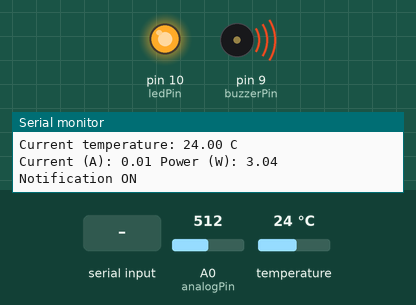
Recording of a sketch running on a simulated Arduino Uno, built with avr-gcc and run on an emulated ATmega328P. Shown: output pins drawn as LEDs (lit = HIGH), buzzer (waves = sounding, pin HIGH), the last lines printed to the serial monitor. The inputs (shaded band) are chosen by the test bench; at power-on: temperature 24 °C, A0 (analogPin) = 512.

Above: at 2.3 s.
2.4 s: temperature set to 12 °C
At 3.5 s:
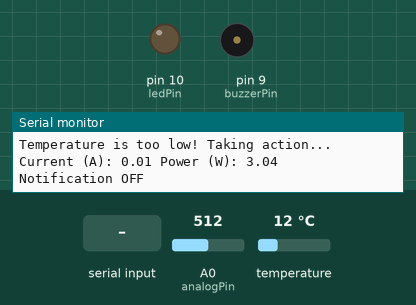
6.1 s: "L" received over the second serial link
9.5 s: "l" received over the second serial link
12.8 s: temperature set to 28 °C
16.1 s: "T" received over the second serial link
Timing chart, 0 to 20.4 s (numbered marks = the images above; inputs shaded):
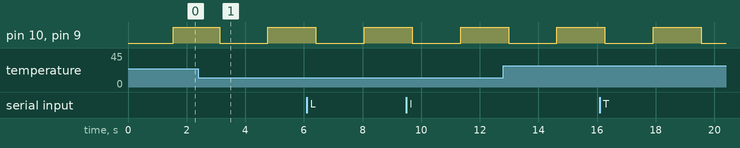

The sketch:

main.ino
```cpp
#include "lighting.h"
#include "temperature.h"
#include "energy_monitoring.h"
#include "notifications.h"
#include "water_control.h"
#include "motion_detection.h"
#include "remote_control.h"

void setup() {
    Serial.begin(9600);
    initLighting();
    initTemperature();
    initEnergyMonitoring();
    initNotifications();
    initWaterControl();
    initMotionDetection();
    initRemoteControl();
}

void loop() {
    handleLighting();
    handleTemperature();
    handleEnergyMonitoring();
    handleNotifications();
    handleWaterControl();
    handleMotionDetection();
    handleRemoteControl();
}
```

1.cpp
```cpp

```

energy_monitoring.cpp
```cpp
#include "energy_monitoring.h"
#include <Arduino.h>

// Настройки для датчика тока
const int analogPin = A0; // Пин, к которому подключен выход датчика тока
const float voltageRef = 5.0; // Напряжение питания Arduino (вольт)
const float adcMax = 1023.0; // Максимальное значение ADC
const float currentOffset = 2.5; // Смещение по напряжению (2.5V при отсутствии тока)
const float sensitivity = 0.185; // Чувствительность датчика ACS712 (в Вольтах на ампер)

// Переменные для хранения показаний
float currentAmps = 0.0;
float powerWatts = 0.0;

void initEnergyMonitoring() {
    pinMode(analogPin, INPUT);
    Serial.begin(9600); // Инициализация последовательного порта для вывода данных
}

void handleEnergyMonitoring() {
    int sensorValue = analogRead(analogPin); // Чтение значения с датчика тока
    float voltage = sensorValue * (voltageRef / adcMax); // Преобразование значения в напряжение
    float current = (voltage - currentOffset) / sensitivity; // Вычисление тока в амперах

    currentAmps = current; // Сохранение показания тока
    powerWatts = currentAmps * 230; // Вычисление потребляемой мощности (например, при напряжении 230V)

    // Вывод данных на последовательный порт
    Serial.print("Current (A): ");
    Serial.print(currentAmps);
    Serial.print(" Power (W): ");
    Serial.println(powerWatts);
}
```

energy_monitoring.h
```cpp
// energy_monitoring.h
#ifndef ENERGY_MONITORING_H
#define ENERGY_MONITORING_H

void initEnergyMonitoring();
void handleEnergyMonitoring();

#endif
```

lighting.h
```cpp
// lighting.h
#ifndef LIGHTING_H
#define LIGHTING_H

void initLighting();
void handleLighting();

#endif
```

motion_detection.cpp
```cpp
#include "motion_detection.h"
#include <Arduino.h>

// Настройки для датчика движения
const int motionPin = 2; // Пин, к которому подключен выход датчика движения
bool motionDetected = false; // Флаг для хранения состояния обнаружения движения

void initMotionDetection() {
    pinMode(motionPin, INPUT); // Установка пина для датчика движения в режим входа
    Serial.begin(9600); // Инициализация последовательного порта для вывода данных
}

void handleMotionDetection() {
    // Чтение состояния датчика движения
    int sensorValue = digitalRead(motionPin);

    if (sensorValue == HIGH) { // Движение обнаружено
        if (!motionDetected) {
            motionDetected = true;
            Serial.println("Motion detected!");
            // Вы можете добавить сюда код для выполнения действий при обнаружении движения
            // Например, включение освещения или отправка уведомления
        }
    } else { // Движение не обнаружено
        if (motionDetected) {
            motionDetected = false;
            Serial.println("No motion detected.");
            // Вы можете добавить сюда код для выполнения действий при отсутствии движения
            // Например, выключение освещения или запись события
        }
    }
}
```

motion_detection.h
```cpp
// motion_detection.h
#ifndef MOTION_DETECTION_H
#define MOTION_DETECTION_H

void initMotionDetection();
void handleMotionDetection();

#endif
```

notifications.cpp
```cpp
#include "notifications.h"
#include <Arduino.h>

// Настройки для системы уведомлений
const int buzzerPin = 9; // Пин для подключения буззера
const int ledPin = 10;   // Пин для подключения светодиода
const unsigned long beepDuration = 1000; // Длительность звукового сигнала в миллисекундах

// Переменные для управления уведомлениями
unsigned long lastBeepTime = 0; // Время последнего звукового сигнала
bool notificationState = false; // Состояние уведомления

void initNotifications() {
    pinMode(buzzerPin, OUTPUT); // Установка пина буззера в режим выхода
    pinMode(ledPin, OUTPUT);    // Установка пина светодиода в режим выхода
    digitalWrite(buzzerPin, LOW); // Начальное состояние: выключено
    digitalWrite(ledPin, LOW);    // Начальное состояние: выключено
    Serial.begin(9600);          // Инициализация последовательного порта для вывода данных
}

void handleNotifications() {
    // Пример логики для управления уведомлениями
    // В данном примере уведомление активируется каждые 10 секунд

    unsigned long currentTime = millis(); // Текущее время
    if (currentTime - lastBeepTime >= beepDuration) {
        if (notificationState) {
            // Выключение уведомления
            digitalWrite(buzzerPin, LOW);
            digitalWrite(ledPin, LOW);
            notificationState = false;
            Serial.println("Notification OFF");
        } else {
            // Включение уведомления
            digitalWrite(buzzerPin, HIGH);
            digitalWrite(ledPin, HIGH);
            notificationState = true;
            Serial.println("Notification ON");
        }
        lastBeepTime = currentTime; // Обновление времени последнего уведомления
    }
}
```

notifications.h
```cpp
// notifications.h
#ifndef NOTIFICATIONS_H
#define NOTIFICATIONS_H

void initNotifications();
void handleNotifications();

#endif
```

remote_control.cpp
```cpp
#include "remote_control.h"
#include <Arduino.h>
#include <SoftwareSerial.h>

// Настройки для Bluetooth
const int rxPin = 10; // Пин RX для подключения HC-05
const int txPin = 11; // Пин TX для подключения HC-05
SoftwareSerial btSerial(rxPin, txPin); // Создание экземпляра для связи по Bluetooth

void initRemoteControl() {
    btSerial.begin(9600); // Инициализация связи с HC-05
    Serial.begin(9600);  // Инициализация последовательного порта для вывода данных
    Serial.println("Bluetooth initialized.");
}

void handleRemoteControl() {
    // Проверка наличия входящих данных
    if (btSerial.available()) {
        char command = btSerial.read(); // Чтение команды из Bluetooth

        // Логика обработки команд
        switch (command) {
            case 'L': // Команда для включения освещения
                Serial.println("Command: Light ON");
                // Здесь добавьте код для включения освещения
                break;
            case 'l': // Команда для выключения освещения
                Serial.println("Command: Light OFF");
                // Здесь добавьте код для выключения освещения
                break;
            case 'T': // Команда для получения температуры
                Serial.println("Command: Get Temperature");
                // Здесь добавьте код для получения температуры
                break;
            case 'W': // Команда для включения водоснабжения
                Serial.println("Command: Water ON");
                // Здесь добавьте код для включения водоснабжения
                break;
            case 'w': // Команда для выключения водоснабжения
                Serial.println("Command: Water OFF");
                // Здесь добавьте код для выключения водоснабжения
                break;
            // Добавьте дополнительные команды по необходимости
            default:
                Serial.println("Unknown command.");
                break;
        }
    }
}
```

remote_control.h
```cpp
// remote_control.h
#ifndef REMOTE_CONTROL_H
#define REMOTE_CONTROL_H

void initRemoteControl();
void handleRemoteControl();

#endif
```

temperature.cpp
```cpp
#include "temperature.h"
#include <Arduino.h>
#include <OneWire.h>
#include <DallasTemperature.h>

// Настройки для датчика температуры DS18B20
const int oneWirePin = 2; // Пин, к которому подключен датчик DS18B20

// Создание объектов для работы с датчиком
OneWire oneWire(oneWirePin); // Объект для работы с 1-Wire
DallasTemperature sensors(&oneWire); // Объект для работы с датчиками температуры

void initTemperature() {
    sensors.begin(); // Инициализация датчиков температуры
    Serial.begin(9600); // Инициализация последовательного порта для вывода данных
    Serial.println("Temperature sensor initialized.");
}

void handleTemperature() {
    sensors.requestTemperatures(); // Запрос температуры от датчиков
    float temperature = sensors.getTempCByIndex(0); // Получение температуры первого датчика

    // Вывод температуры на последовательный порт
    Serial.print("Current temperature: ");
    Serial.print(temperature);
    Serial.println(" C");

    // Пример логики контроля температуры
    // Вы можете добавить сюда код для управления устройствами в зависимости от температуры
    if (temperature > 25.0) {
        Serial.println("Temperature is too high! Taking action...");
        // Здесь добавьте код для выполнения действий, если температура слишком высокая
    } else if (temperature < 18.0) {
        Serial.println("Temperature is too low! Taking action...");
        // Здесь добавьте код для выполнения действий, если температура слишком низкая
    }
}
```

temperature.h
```cpp
// temperature.h
#ifndef TEMPERATURE_H
#define TEMPERATURE_H

void initTemperature();
void handleTemperature();

#endif
```

water_control.h
```cpp
// water_control.h
#ifndef WATER_CONTROL_H
#define WATER_CONTROL_H

void initWaterControl();
void handleWaterControl();

#endif
```
